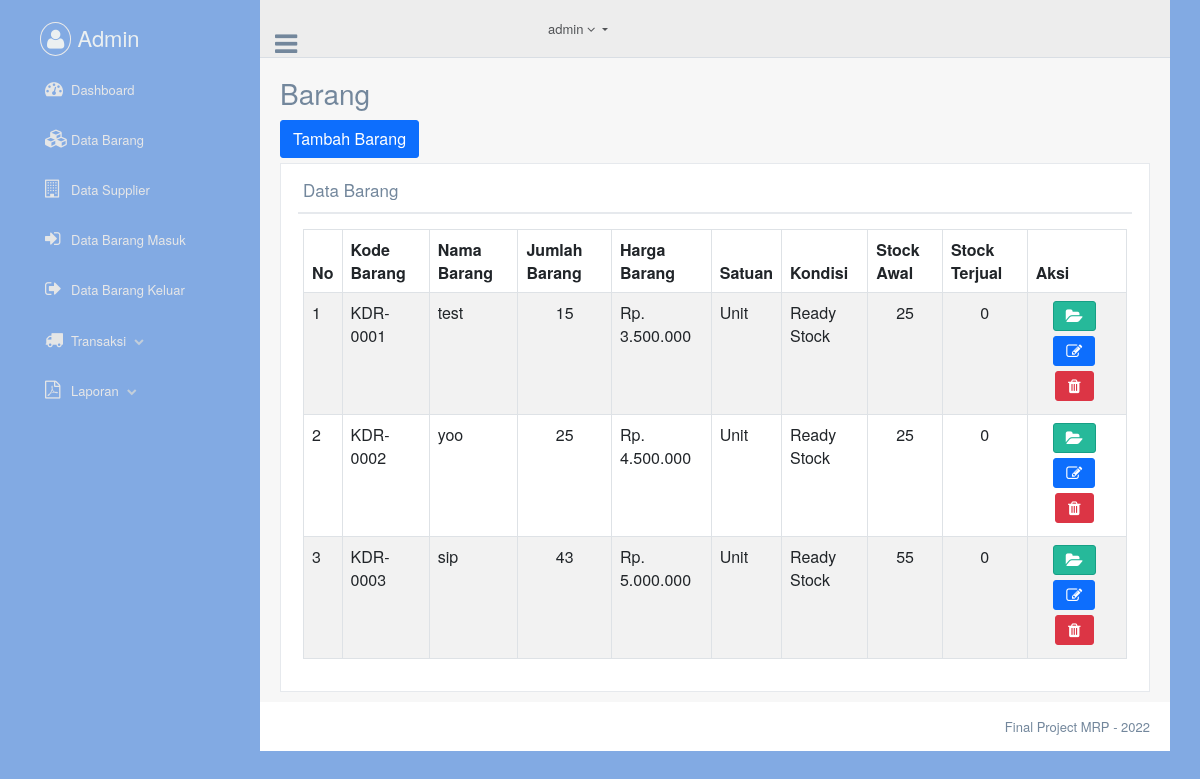
Screenshot of /admin/dt_barang.php with the database file from the repository.
### tables this page shows
CREATE TABLE `dta_barang` (
  `kd_barang` varchar(20) NOT NULL,
  `nama` varchar(50) NOT NULL,
  `jumlah` int(15) NOT NULL,
  `harga` int(15) NOT NULL,
  `satuan` varchar(20) NOT NULL,
  `kondisi` varchar(20) NOT NULL,
  `stock_awal` int(15) NOT NULL,
  `stock_terjual` int(15) NOT NULL
);

### admin/dt_barang.php (the view, shortened to what this page needs)
<?php include_once ('head.php'); ?>
<body class="nav-md">
  <div class="container body">
    <div class="main_container">
      <?php include_once ('header.php'); ?>
      <div class="right_col" role="main">
        <div class="">
          <div class="page-title">
            <div class="title_left">
              <h3>Barang</h3>
            </div>
          </div>
          <div class="clearfix"></div>
          <div class="row">
            <div class="col-lg-3 col-md-3 col-sm-6 col-xs-12">
              <a href="dt_barang_tambah.php" class="btn btn-primary">Tambah Barang</a>
            </div>
          </div>
          <div class="row">
            <div class="col-md-12 col-sm-12 col-xs-12">
              <div class="x_panel">
                <div class="x_title">
                  <h2>Data Barang</h2>
                  <div class="clearfix"></div>
                </div>
                <div class="x_content">
                  <table class="table table-striped table-bordered table-hover" id="datatables" style="width: 100%">
                    <thead>
                        <tr>
                            <th>No</th>
                            <th>Kode Barang</th>
                            <th>Nama Barang</th>
                            <th>Jumlah Barang</th>
                            <th>Harga Barang</th>
                            <th>Satuan</th>
                            <th>Kondisi</th>
                            <th>Stock Awal</th>
                            <th>Stock Terjual</th>
                            <th>Aksi</th>
                        </tr>
                    </thead>
                    <tbody>
                        <?php
                        include_once ('../db/koneksi.php');
                        $query  = "SELECT * FROM dta_barang";
                        $result = $mysqli->query($query);
                        $no = 1;
                        while ($row = $result->fetch_array(MYSQLI_ASSOC)) {
                         ?>
                         <tr>
                             <td><?php echo $no ?></td>
                             <td><?php echo $row['kd_barang']; ?></td>
                             <td><?php echo $row['nama']; ?></td>
                             <td align="center"><?php echo $row['jumlah']; ?></td>
                             <td><?php echo "Rp. ". number_format($row['harga'], 0, ",", "."); ?></td>
                             <td><?php echo $row['satuan']; ?></td>
                             <td><?php echo $row['kondisi']; ?></td>
                             <td align="center"><?php echo $row['stock_awal']; ?></td>
                             <td align="center"><?php echo $row['stock_terjual']; ?></td>
                             <td align="center">
                               <a class="btn btn-success" href="dt_barang_detail.php?kd_barang=<?php echo $row['kd_barang'] ?>"><i class="fa fa-folder-open"></i> </a>
                               <a class="btn btn-primary" href="dt_barang_ubah.php?kd_barang=<?php echo $row['kd_barang'] ?>"><i class="fa fa-edit"></i> </a>
                               <a class="btn btn-danger" href="javascript:;" data-id="<?php echo $row['kd_barang'] ?>" data-toggle="modal" data-target="#modal-konfirmasihapusbarang"><i class="fa fa-trash"></i> </a>
                             </td>
                         </tr>
                        <?php
                        $no++;
                        }
                        ?>
                    </tbody>
                  </table>
                </div>
              </div>
            </div>
          </div>
        </div>
      </div>
      <?php include_once ('footer.php'); ?>
    </div>
  </div>
<?php include_once ('foot.php'); ?>

### rows the page displays
dta_barang: kd_barang "KDR-0001", nama "test", jumlah "15", harga "3.500.000", satuan "Unit", kondisi "Ready Stock", stock_awal "25", stock_terjual "0"
dta_barang: kd_barang "KDR-0002", nama "yoo", jumlah "25", harga "4.500.000", satuan "Unit", kondisi "Ready Stock", stock_awal "25", stock_terjual "0"
dta_barang: kd_barang "KDR-0003", nama "sip", jumlah "43", harga "5.000.000", satuan "Unit", kondisi "Ready Stock", stock_awal "55", stock_terjual "0"
